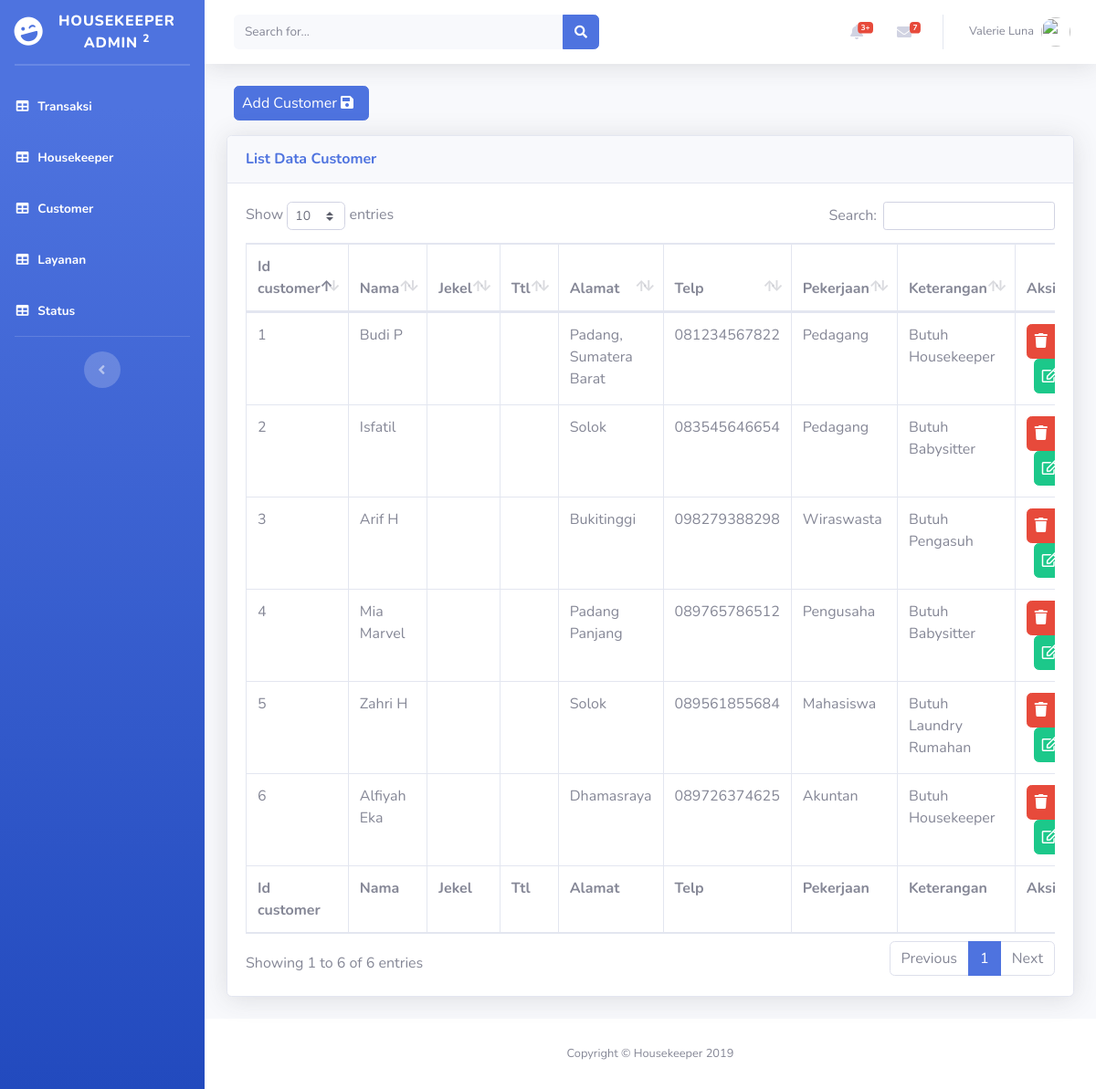
/customer.php, run on the app's committed database.
### tables this page shows
CREATE TABLE `customer` (
  `idcustomer` varchar(100) NOT NULL,
  `nama` varchar(100) NOT NULL,
  `alamat` varchar(100) NOT NULL,
  `telp` varchar(12) NOT NULL,
  `pekerjaan` varchar(100) NOT NULL,
  `keterangan` varchar(100) NOT NULL
);

### customer.php (the view, shortened to what this page needs)
<?php include 'header.php' ?>
<body id="page-top">
  <div id="wrapper">
     <?php include 'sidebar.php'?>
    <div id="content-wrapper" class="d-flex flex-column">
      <div id="content">
      <?php include 'topbar.php'?>
        <div class="container-fluid">
          <?php
        $page = isset($_GET['page'])?$_GET['page']:'list';
        switch ($page) {
          case 'list':
      ?>
       <p><a href="?p=customer&page=entri" class="btn btn-primary ml-2 pr-2 pl-2">Add Customer <i class="fas fa-save mr-2"></i></a></p>
          <div class="card shadow mb-4">
            <div class="card-header py-3">
            <h6 class="m-0 font-weight-bold text-primary">List Data Customer</h6>
            </div>
            <div class="card-body">
              <div class="table-responsive">
                <table class="table table-bordered" id="dataTable" width="100%" cellspacing="0">
                  <thead>
                    <tr>
                     <th>Id customer</th>
                     <th>Nama</th>
                     <th>Jekel</th>
                     <th>Ttl</th>
                     <th>Alamat</th>
                     <th>Telp</th>
                     <th>Pekerjaan</th>
                     <th>Keterangan</th>
                     <th>Aksi</th>
                    </tr>
                  </thead>
                  <tfoot>
                  <tr>
                     <th>Id customer</th>
                     <th>Nama</th>
                     <th>Jekel</th>
                     <th>Ttl</th>
                     <th>Alamat</th>
                     <th>Telp</th>
                     <th>Pekerjaan</th>
                     <th>Keterangan</th>
                     <th>Aksi</th>
                    </tr>
                  </tfoot>
                  <tbody>
                     <?php
          include('koneksi.php');
          $data = mysqli_query($koneksi,"select * from customer");
          $i =1;
          while ($row=mysqli_fetch_array($data)) {
            ?>
            <tr>
              <td><?php echo $i?></td>
              <td><?php echo $row['nama']?></td>
              <td><?php echo $row['jekel']?></td>
              <td><?php echo $row['ttl']?></td>
              <td><?php echo $row['alamat']?></td>
              <td><?php echo $row['telp']?></td>
              <td><?php echo $row['pekerjaan']?></td>
              <td><?php echo $row['keterangan']?></td>
              <td>
                <a href="proses_customer.php?aksi=hapus&idcustomer=<?php echo $row['idcustomer']?>" class="btn btn-danger pr-2 pl-2" onclick="return confirm('Are You Sure to Delete?')"><i class="fas fa-trash mr-2"></i></a>
                <a href="?p=customer&page=update&idcustomer=<?php echo $row['idcustomer']?>" class="btn btn-success ml-2 pr-2 pl-2"><i class="far fa-edit mr-2"></i></a>
              </td>
            </tr>
            <?php $i++;}?>
                  </tbody>
                  </table>
                <?php
          break;
        ?>
        <?php
          }
        ?>
              </div>
            </div>
          </div>
        </div>
      </div>
      <?php include 'footer.php'?>
    </div>
</body>
</html>

### header.php (shortened to what this page needs)
<!DOCTYPE html>
<html lang="en">
<head>
  <link href="vendor/fontawesome-free/css/all.min.css" rel="stylesheet" type="text/css">
  <link href="css/sb-admin-2.min.css" rel="stylesheet">
  <link href="vendor/datatables/dataTables.bootstrap4.min.css" rel="stylesheet">
</head>

### sidebar.php
  <ul class="navbar-nav bg-gradient-primary sidebar sidebar-dark accordion" id="accordionSidebar">
<a class="sidebar-brand d-flex align-items-center justify-content-center" href="index.php">
  <div class="sidebar-brand-icon rotate-n-15">
    <i class="fas fa-laugh-wink"></i>
  </div>
  <div class="sidebar-brand-text mx-3">Housekeeper Admin <sup>2</sup></div>
</a>
<hr class="sidebar-divider my-0">
<hr class="sidebar-divider">
<li class="nav-item active">
  <a class="nav-link" href="transaksi.php?p=transaksi">
    <i class="fas fa-fw fa-table"></i>
    <span>Transaksi</span></a>
</li>
<li class="nav-item active">
  <a class="nav-link" href="housekeeper.php">
    <i class="fas fa-fw fa-table"></i>
    <span>Housekeeper</span></a>
</li>
<li class="nav-item active">
  <a class="nav-link" href="customer.php?p=customer">
    <i class="fas fa-fw fa-table"></i>
    <span>Customer</span></a>
</li>
<li class="nav-item active">
  <a class="nav-link" href="layanan.php?p=layanan">
    <i class="fas fa-fw fa-table"></i>
    <span>Layanan</span></a>
</li>
<li class="nav-item active">
  <a class="nav-link" href="status.php?p=status">
    <i class="fas fa-fw fa-table"></i>
    <span>Status</span></a>
</li>
<hr class="sidebar-divider d-none d-md-block">
<div class="text-center d-none d-md-inline">
  <button class="rounded-circle border-0" id="sidebarToggle"></button>
</div>
</ul>

### topbar.php (shortened to what this page needs)
   <nav class="navbar navbar-expand navbar-light bg-white topbar mb-4 static-top shadow">
<form class="d-none d-sm-inline-block form-inline mr-auto ml-md-3 my-2 my-md-0 mw-100 navbar-search">
  <div class="input-group">
    <input type="text" class="form-control bg-light border-0 small" placeholder="Search for..." aria-label="Search" aria-describedby="basic-addon2">
    <div class="input-group-append">
      <button class="btn btn-primary" type="button">
        <i class="fas fa-search fa-sm"></i>
      </button>
    </div>
  </div>
</form>
<ul class="navbar-nav ml-auto">
  <li class="nav-item dropdown no-arrow mx-1">
    <a class="nav-link dropdown-toggle" href="#" id="alertsDropdown" role="button" data-toggle="dropdown" aria-haspopup="true" aria-expanded="false">
      <i class="fas fa-bell fa-fw"></i>
      <span class="badge badge-danger badge-counter">3+</span>
    </a>
  </li>
  <li class="nav-item dropdown no-arrow mx-1">
    <a class="nav-link dropdown-toggle" href="#" id="messagesDropdown" role="button" data-toggle="dropdown" aria-haspopup="true" aria-expanded="false">
      <i class="fas fa-envelope fa-fw"></i>
      <span class="badge badge-danger badge-counter">7</span>
    </a>
  </li>
  <li class="nav-item dropdown no-arrow">
    <a class="nav-link dropdown-toggle" href="#" id="userDropdown" role="button" data-toggle="dropdown" aria-haspopup="true" aria-expanded="false">
      <span class="mr-2 d-none d-lg-inline text-gray-600 small">Valerie Luna</span>
      <img class="img-profile rounded-circle" src="https://source.unsplash.com/QAB-WJcbgJk/60x60">
    </a>
  </li>
</ul>
</nav>

### footer.php
<footer class="sticky-footer bg-white">
       <div class="container my-auto">
         <div class="copyright text-center my-auto">
           <span>Copyright &copy; Housekeeper 2019</span>
         </div>
       </div>
     </footer>

### data on the page
customer: nama "Budi P", alamat "Padang, Sumatera Barat", telp "081234567822", pekerjaan "Pedagang", keterangan "Butuh Housekeeper"
customer: nama "Isfatil", alamat "Solok", telp "083545646654", pekerjaan "Pedagang", keterangan "Butuh Babysitter"
customer: nama "Arif H", alamat "Bukitinggi", telp "098279388298", pekerjaan "Wiraswasta", keterangan "Butuh Pengasuh"
customer: nama "Mia Marvel", alamat "Padang Panjang", telp "089765786512", pekerjaan "Pengusaha", keterangan "Butuh Babysitter"
customer: nama "Zahri H", alamat "Solok", telp "089561855684", pekerjaan "Mahasiswa", keterangan "Butuh Laundry Rumahan"
customer: nama "Alfiyah Eka", alamat "Dhamasraya", telp "089726374625", pekerjaan "Akuntan", keterangan "Butuh Housekeeper"
